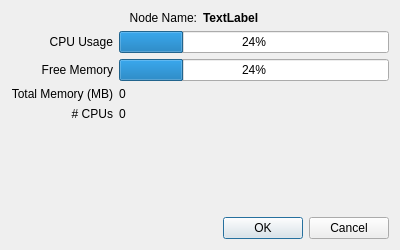
<?xml version="1.0" encoding="UTF-8"?>
<ui version="4.0">
 <class>NodeInfoDialog</class>
 <widget class="QDialog" name="NodeInfoDialog">
  <property name="geometry">
   <rect>
    <x>0</x>
    <y>0</y>
    <width>400</width>
    <height>250</height>
   </rect>
  </property>
  <property name="minimumSize">
   <size>
    <width>400</width>
    <height>250</height>
   </size>
  </property>
  <property name="maximumSize">
   <size>
    <width>400</width>
    <height>250</height>
   </size>
  </property>
  <property name="windowTitle">
   <string>Node Info</string>
  </property>
  <layout class="QVBoxLayout" name="verticalLayout">
   <item>
    <layout class="QHBoxLayout" name="horizontalLayout">
     <item>
      <widget class="QLabel" name="nameLabelLabel">
       <property name="maximumSize">
        <size>
         <width>16777215</width>
         <height>30</height>
        </size>
       </property>
       <property name="text">
        <string>Node Name:</string>
       </property>
       <property name="alignment">
        <set>Qt::AlignRight|Qt::AlignTrailing|Qt::AlignVCenter</set>
       </property>
       <property name="margin">
        <number>10</number>
       </property>
      </widget>
     </item>
     <item>
      <widget class="QLabel" name="nodeNameLabel">
       <property name="maximumSize">
        <size>
         <width>16777215</width>
         <height>30</height>
        </size>
       </property>
       <property name="font">
        <font>
         <weight>75</weight>
         <bold>true</bold>
        </font>
       </property>
       <property name="text">
        <string>TextLabel</string>
       </property>
       <property name="textFormat">
        <enum>Qt::AutoText</enum>
       </property>
      </widget>
     </item>
    </layout>
   </item>
   <item>
    <layout class="QGridLayout" name="gridLayout">
     <property name="sizeConstraint">
      <enum>QLayout::SetMinimumSize</enum>
     </property>
     <property name="spacing">
      <number>6</number>
     </property>
     <item row="0" column="1">
      <widget class="QProgressBar" name="usageBar">
       <property name="value">
        <number>24</number>
       </property>
      </widget>
     </item>
     <item row="1" column="1">
      <widget class="QProgressBar" name="memBar">
       <property name="value">
        <number>24</number>
       </property>
      </widget>
     </item>
     <item row="0" column="0">
      <widget class="QLabel" name="usageLabel">
       <property name="layoutDirection">
        <enum>Qt::LeftToRight</enum>
       </property>
       <property name="text">
        <string>CPU Usage</string>
       </property>
       <property name="alignment">
        <set>Qt::AlignRight|Qt::AlignTrailing|Qt::AlignVCenter</set>
       </property>
       <property name="margin">
        <number>5</number>
       </property>
      </widget>
     </item>
     <item row="1" column="0">
      <widget class="QLabel" name="freeMemLabel">
       <property name="layoutDirection">
        <enum>Qt::LeftToRight</enum>
       </property>
       <property name="text">
        <string>Free Memory</string>
       </property>
       <property name="alignment">
        <set>Qt::AlignRight|Qt::AlignTrailing|Qt::AlignVCenter</set>
       </property>
       <property name="margin">
        <number>5</number>
       </property>
      </widget>
     </item>
     <item row="2" column="1">
      <widget class="QLabel" name="totalMemText">
       <property name="text">
        <string>0</string>
       </property>
      </widget>
     </item>
     <item row="2" column="0">
      <widget class="QLabel" name="totalMemLabel">
       <property name="text">
        <string>Total Memory (MB)</string>
       </property>
       <property name="alignment">
        <set>Qt::AlignRight|Qt::AlignTrailing|Qt::AlignVCenter</set>
       </property>
       <property name="margin">
        <number>5</number>
       </property>
      </widget>
     </item>
     <item row="3" column="1">
      <widget class="QLabel" name="numCPUText">
       <property name="text">
        <string>0</string>
       </property>
      </widget>
     </item>
     <item row="3" column="0">
      <widget class="QLabel" name="numCPULabel">
       <property name="text">
        <string># CPUs</string>
       </property>
       <property name="alignment">
        <set>Qt::AlignRight|Qt::AlignTrailing|Qt::AlignVCenter</set>
       </property>
       <property name="margin">
        <number>5</number>
       </property>
      </widget>
     </item>
    </layout>
   </item>
   <item>
    <spacer name="verticalSpacer">
     <property name="orientation">
      <enum>Qt::Vertical</enum>
     </property>
     <property name="sizeHint" stdset="0">
      <size>
       <width>20</width>
       <height>40</height>
      </size>
     </property>
    </spacer>
   </item>
   <item>
    <widget class="QDialogButtonBox" name="buttonBox">
     <property name="orientation">
      <enum>Qt::Horizontal</enum>
     </property>
     <property name="standardButtons">
      <set>QDialogButtonBox::Cancel|QDialogButtonBox::Ok</set>
     </property>
    </widget>
   </item>
  </layout>
 </widget>
 <resources/>
 <connections>
  <connection>
   <sender>buttonBox</sender>
   <signal>accepted()</signal>
   <receiver>NodeInfoDialog</receiver>
   <slot>accept()</slot>
   <hints>
    <hint type="sourcelabel">
     <x>199</x>
     <y>277</y>
    </hint>
    <hint type="destinationlabel">
     <x>199</x>
     <y>149</y>
    </hint>
   </hints>
  </connection>
  <connection>
   <sender>buttonBox</sender>
   <signal>rejected()</signal>
   <receiver>NodeInfoDialog</receiver>
   <slot>reject()</slot>
   <hints>
    <hint type="sourcelabel">
     <x>199</x>
     <y>277</y>
    </hint>
    <hint type="destinationlabel">
     <x>199</x>
     <y>149</y>
    </hint>
   </hints>
  </connection>
 </connections>
</ui>
